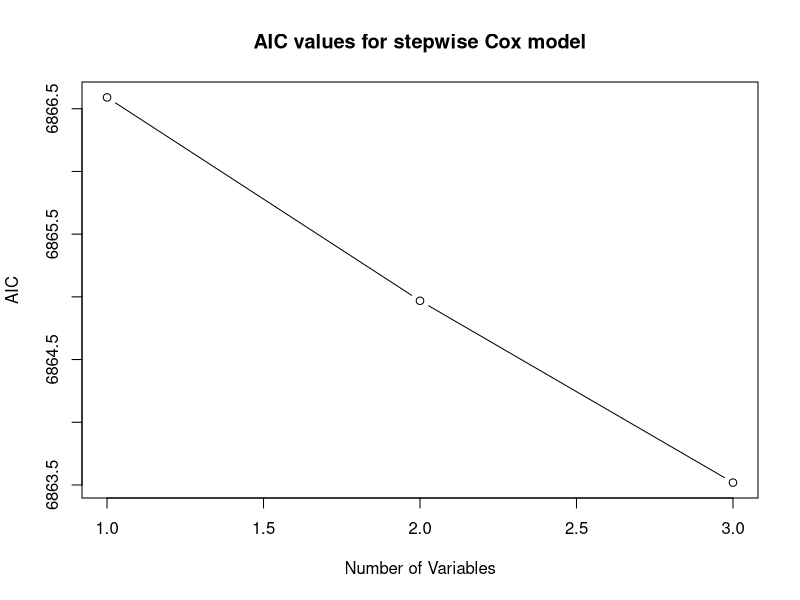
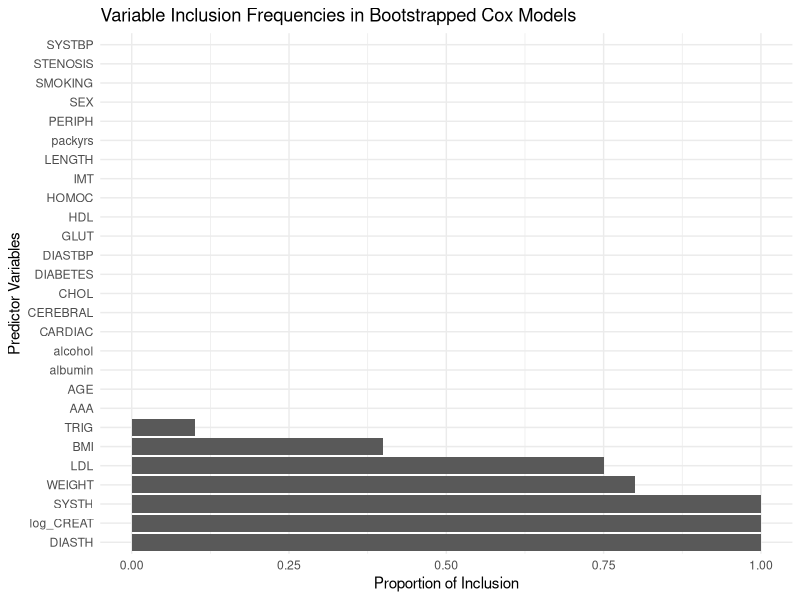

R code for these plots, in order:
## ---- chunk 1
#| output: false
library(tidyverse)  # For data manipulation
library(knitr)      # For tables
library(caret)      # For model training
library(pROC)       # For ROC analysis
library(MASS)       # For stepAIC
library(boot)       # For bootstrapping
library(survival)   # For survival analysis
library(rms)        # For validating Cox model
library(glmnet)     # For lasso and ridge regression
library(data.table) # For faster CSV read
## ---- chunk 2
Patients <- fread("SMARTc.csv", sep = ";")

Patients <- mutate(Patients, SEX = factor(SEX), 
                   SEX = fct_recode(SEX, "male" = "1", "female" = "2"),
                   DIABETES = factor(DIABETES),
                   DIABETES = fct_recode(DIABETES, "No" = "0", "Yes" = "1"),
                   SMOKING = factor(SMOKING),
                   SMOKING = fct_recode(SMOKING, "never" = "1", "former" = "2", "current" = "3"),
                   alcohol = factor(alcohol),
                   alcohol = fct_recode(alcohol, "never" = "1", "former" = "2", "current" = "3"),
                   CEREBRAL = factor(CEREBRAL),
                   CEREBRAL = fct_recode(CEREBRAL, "No" = "0", "Yes" = "1"),
                   CARDIAC = factor(CARDIAC),
                   CARDIAC = fct_recode(CARDIAC, "No" = "0", "Yes" = "1"),
                   AAA = factor(AAA),
                   AAA = fct_recode(AAA, "No" = "0", "Yes" = "1"),
                   PERIPH = factor(PERIPH),
                   PERIPH = fct_recode(PERIPH, "No" = "0", "Yes" = "1"),
                   albumin = factor(albumin),
                   albumin = fct_recode(albumin, "no" = "1", "micro" = "2", "macro" = "3"),
                   STENOSIS = factor(STENOSIS),
                   STENOSIS = fct_recode(STENOSIS, "No" = "0", "Yes" = "1"))
final_patients <- Patients %>% 
  mutate(log_CREAT = log(CREAT)) %>%
  subset(select = -c(HISTCARD, HISTCAR2, CREAT))
## ---- chunk 3
#| output: false
surv_object <- Surv(time = final_patients$TEVENT, event = final_patients$EVENT)

surv_fit_formula <- surv_object ~ SEX + DIABETES + SYSTH + DIASTH + WEIGHT + BMI + LDL + TRIG + log_CREAT

initial_cox_model <- coxph(surv_fit_formula, data = final_patients)
stepwise_cox_model <- stepAIC(initial_cox_model, direction = "backward")
## ---- chunk 4
aic_values <- stepwise_cox_model$anova[, "AIC"]  # Extract AIC values

(stepwise_cox_model$anova)
## ---- chunk 5
plot(aic_values, type = "b", xlab = "Number of Variables", ylab = "AIC", main = "AIC values for stepwise Cox model")

## ---- chunk 6
summary(stepwise_cox_model)
## ---- chunk 7
final_coefficients <- coef(stepwise_cox_model)
print(final_coefficients)

# Step 6: Calculate concordance index for the final model
final_surv <- Surv(time = final_patients$TEVENT, event = final_patients$EVENT)
final_surv_fit_formula <- final_surv ~ predict(stepwise_cox_model, newdata = final_patients)
final_cox_model <- coxph(final_surv_fit_formula, data = final_patients)
concordance_index <- final_cox_model$concordance
print(paste("Concordance Index:", concordance_index))
## ---- chunk 8
summary(stepwise_cox_model)
exp(final_coefficients)
## ---- chunk 9
#| output: false
set.seed(123)
folds <- createFolds(final_patients$EVENT, k = 10, list = TRUE, returnTrain = TRUE)
cv_concordance_indices <- numeric(10)

for (i in 1:10) {
  # Split the data into training and testing sets
  train_data <- final_patients[folds[[i]], ]
  test_data <- final_patients[-folds[[i]], ]
  
  # Create the survival object for training data
  surv_train <- Surv(time = train_data$TEVENT, event = train_data$EVENT)
  surv_fit_formula <- surv_train ~ SEX + DIABETES + SYSTH + DIASTH + WEIGHT + BMI + LDL + TRIG + log_CREAT
  
  # Fit the Cox model on the training data
  cox_model <- coxph(surv_fit_formula, data = train_data)
  
  # Predict on the test data
  test_surv <- Surv(time = test_data$TEVENT, event = test_data$EVENT)
  predictions <- predict(cox_model, newdata = test_data)
  
  cv_concordance_indices[i] <- coxph(test_surv ~ predictions, data = test_data)$concordance
}

# Compute the average concordance index from cross-validation
mean_concordance_cv <- mean(cv_concordance_indices)
## ---- chunk 10
print(paste("Cross-validated Concordance Index:", mean_concordance_cv))
## ---- chunk 11
#| output: false
bootstrap_cox_model <- function(data, indices) {
  resampled_data <- data[indices, ]
  surv_object <- Surv(time = resampled_data$TEVENT, event = resampled_data$EVENT)
  surv_fit_formula <- surv_object ~ SEX + DIABETES + SYSTH + DIASTH + WEIGHT + BMI + LDL + TRIG + log_CREAT
  
  initial_cox_model <- coxph(surv_fit_formula, data = resampled_data)
  stepwise_model <- stepAIC(initial_cox_model, direction = "backward", trace = FALSE)
  all_vars <- colnames(data)[-c(1, 2)]
  selected_vars <- names(coef(stepwise_model))
  
  # Create a binary vector: 1 if the variable is included, 0 otherwise
  inclusion_vector <- as.integer(all_vars %in% selected_vars)
  
  return(inclusion_vector)
}

# Set the number of bootstrap samples
set.seed(123)
n_bootstrap_samples <- 20

# Run bootstrapping
bootstrap_results <- boot(data = final_patients, statistic = bootstrap_cox_model, R = n_bootstrap_samples)
## ---- chunk 12
inclusion_frequencies <- colMeans(bootstrap_results$t)  # Get inclusion proportions
inclusion_variables = colnames(final_patients)[-c(1, 2)]
inclusion_frequencies <- data.frame(Variable = inclusion_variables, Proportion = inclusion_frequencies)
inclusion_frequencies
## ---- chunk 13
ggplot(inclusion_frequencies, aes(x = reorder(Variable, -Proportion), y = Proportion)) +
  geom_bar(stat = "identity") +
  coord_flip() +
  labs(title = "Variable Inclusion Frequencies in Bootstrapped Cox Models",
       x = "Predictor Variables",
       y = "Proportion of Inclusion") +
  theme_minimal()
